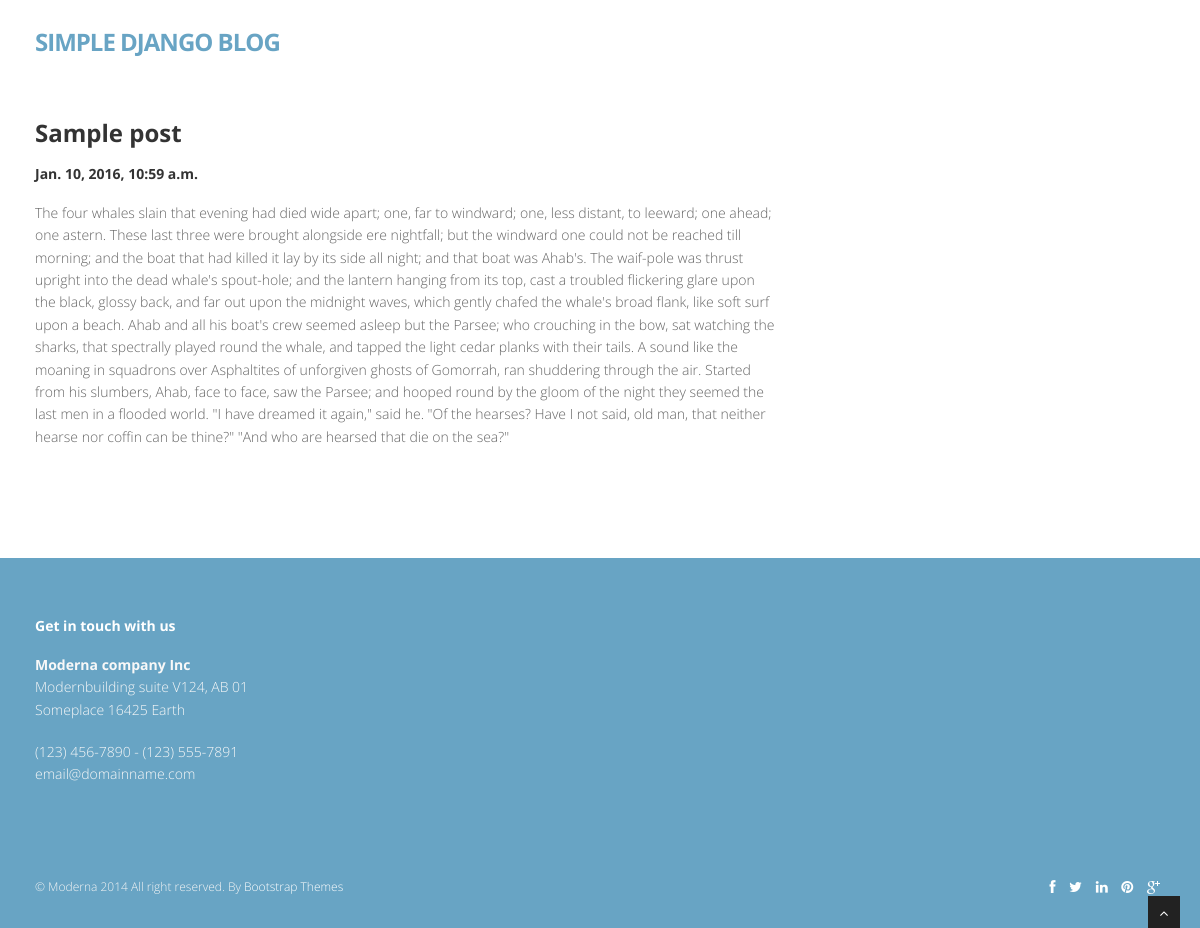
The page /2016/1/sample-post/ on the database its author committed.
### blog/models.py (models this page shows, shortened)
class Post(models.Model):
    title = models.CharField(max_length=255)
    pub_date = models.DateTimeField(auto_now_add=True)
    slug = models.SlugField(unique=True, max_length=255)
    content = models.TextField()
    category = models.ForeignKey('blog.Category')
    class Meta:
        ordering = ['-pub_date']

### blog/templates/blog/post_detail.html
{% extends "blog/includes/base.html" %}
{% block content %}
    <article>
        <div class="post-image">
            <div class="post-heading">
                <h3>{{ object.title }}</h3>
                <h5>{{ object.pub_date }}</h5>
            </div>
        </div>
        <p>
            {{ object.content }}
        </p>
    </article>
{% endblock %}

### blog/static/blog/css/style.css (style rules this page uses)
body { font-family:'Open Sans', Arial, sans-serif; font-size:14px; font-weight:300; line-height:1.6em; color:#656565; }
h1,h2, h3, h4, h5, h6 { font-family:'Open Sans', Arial, sans-serif; font-weight:700; line-height:1.1em; color:#333; margin-bottom: 20px; }
article { margin-bottom:40px; }
article .post-heading h3 { margin-bottom:20px; }
.post-image { margin-bottom:20px; }

### rows shown on the page
Post: title "Sample post", pub_date "Jan. 10, 2016, 10:59 a.m.", content "The four whales slain that evening had died wide apart; one, far to windward; one, less distant, to leeward; one ahead; one astern. These last three were brought alongside ere nightfall; but the windward one could not be reached till morning; and the boat that had killed it lay by its side all night; and that boat was Ahab's. The waif-pole was thrust upright into the dead whale's spout-hole; and the lantern hanging from its top, cast a troubled flickering glare upon the black, glossy back, and far out upon the midnight waves, which gently chafed the whale's broad flank, like soft surf upon a beach. Ahab and all his boat's crew seemed asleep but the Parsee; who crouching in the bow, sat…"
